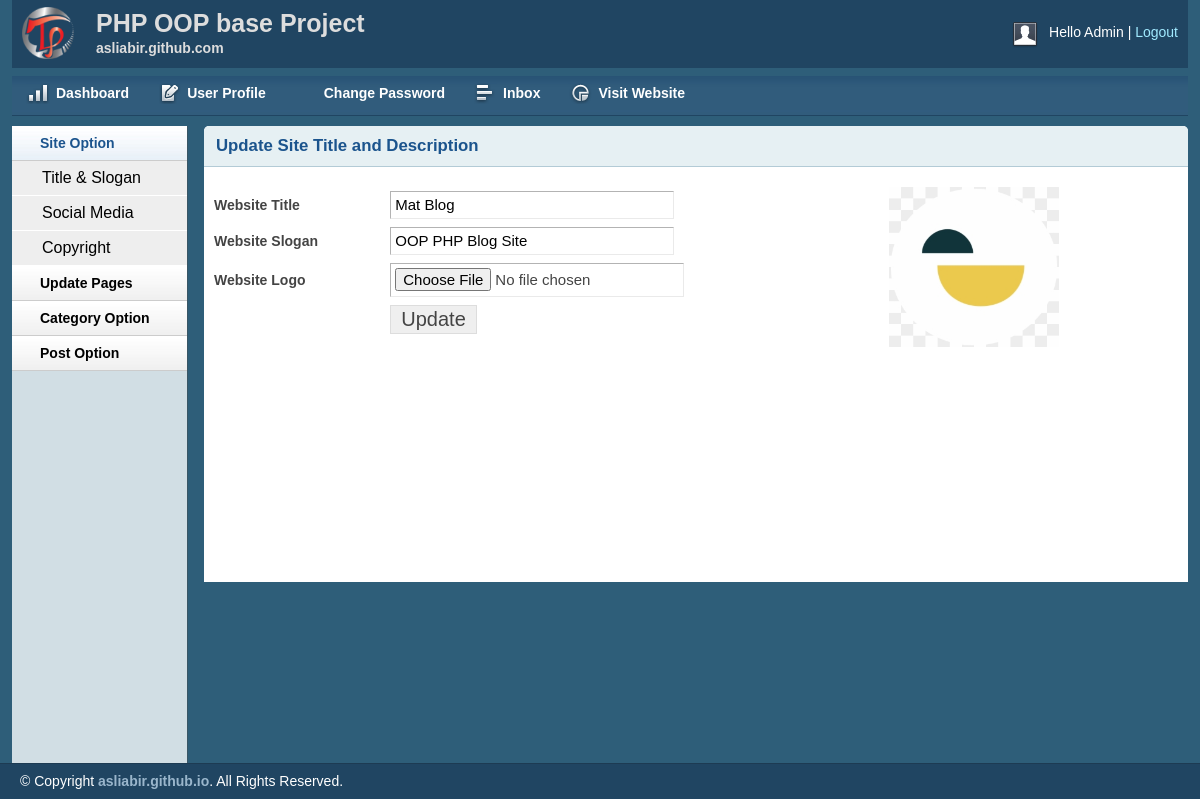
The page /admin/titleslogan.php (signed in) on the database its author committed.
### tables this page shows
CREATE TABLE `tbl_settings` (
  `id` int(11) NOT NULL,
  `title` varchar(255) NOT NULL,
  `slogan` varchar(255) NOT NULL,
  `logo` varchar(255) NOT NULL
);

### lib/Database.php (called while the page is built, shortened)
<?php
Class Database{
	public $host   = DB_HOST;
	public $user   = DB_USER;
	public $pass   = DB_PASS;
	public $dbname = DB_NAME;
	public $link;
	private function connectDB(){
	$this->link = new mysqli($this->host, $this->user, $this->pass, $this->dbname);
 }
	public function select($query){
		$result = $this->link->query($query) or die($this->link->error.__LINE__);
		if($result->num_rows > 0){
			return $result;
		} else {
			return false;
		}
	}
}
?>

### admin/titleslogan.php (the view, shortened to what this page needs)
<?php include "inc/header.php"; ?>
<?php include "inc/sidebar.php"; ?>
<div class="grid_10">
    <div class="box round first grid">
        <h2>Update Site Title and Description</h2>
        <?php
        $query = "SELECT * FROM tbl_settings WHERE id = '1'";
        $blogsettings = $db->select($query);
        if($blogsettings){
            while($result = $blogsettings->fetch_assoc()){
        ?>
        <div class="block sloginblock">
        <div class="leftside">
            <form action="titleslogan.php"  method="post" enctype="multipart/form-data">
                <table class="form">
                    <tr>
                        <td>
                            <label>Website Title</label>
                        </td>
                        <td>
                            <input type="text" value="<?php echo $result['title'];?>"  name="title" class="medium" />
                        </td>
                    </tr>
                    <tr>
                        <td>
                            <label>Website Slogan</label>
                        </td>
                        <td>
                            <input type="text" value="<?php echo $result['slogan'];?>"  name="slogan" class="medium" />
                        </td>
                    </tr>
                    <tr>
                        <td>
                            <label>Website Logo</label>
                        </td>
                        <td>
                            <input type="file" name="logo" />
                        </td>
                    </tr>
                    <tr>
                        <td>
                            </td>
                            <td>
                                <input type="submit" name="submit" Value="Update" />
                            </td>
                        </tr>
                    </table>
                </form>
                </div>
                <div class="rightside"><img src="<?php echo $result['logo'];?>" alt="LOGO"></div>
            </div>
            <?php } } ?>
        </div>
    </div>
    <?php include "inc/footer.php"; ?>

### admin/css/layout.css (style rules this page uses)
body { background: #fff none repeat scroll 0 0; color: #444; font-size: 14px; padding: 0; }
h1, h2, h3, h4, h5, h6 { line-height: 1.2em; margin-bottom: .3em; }
h2 { margin-top: 1em; }
.box { background: #fff; margin-bottom: 20px; padding: 10px 10px 10px 10px; margin-left: -8px; }
.box.grid { padding-bottom: 40px; }
.box.round { -moz-border-radius: 5px 5px 0px 0px; -webkit-border-radius: 5px 5px 0px 0px; border-radius: 5px 5px 0px 0px; }
.box h2 { font-size: 1.2em; font-weight: bold; color: #1B548D; background: #E6F0F3; margin: -10px -10px 0 -10px; padding: 10px 12px; border-bottom: 1px solid #B3CBD6; -moz-border-radius: 5px 5px 0px 0px; -webkit-border-radius: 5px 5px 0px 0px; border-radius: 5px 5px 0px 0px; }
.box.first { min-height: 406px; }
.block { padding-top: 20px; }
table.form { width: 100%; }
table.form td { padding: 4px 0px; }
table.form label { font-weight: bold; }
table.form input, table.form select { font-size: 15px; padding: 4px 4px 5px 4px; border-top: 1px solid #b3b3b3; border-left: 1px solid #b3b3b3; border-right: 1px solid #eaeaea; border-bottom: 1px solid #eaeaea; }
table.form input[type="submit"] { border: 1px solid #ddd; color: #444; cursor: pointer; font-size: 20px; padding: 2px 10px; }
input.medium { width: 55%; }
.block { padding-bottom: 1px; }

### admin/titleslogan.php (style rules this page uses)
.leftside { float: left; width: 70% }
.rightside { float: left; width: 20% }
.rightside img { height: 160px; width: 170px }

### rows shown on the page
tbl_settings: title "Mat Blog", slogan "OOP PHP Blog Site", logo (picture)
